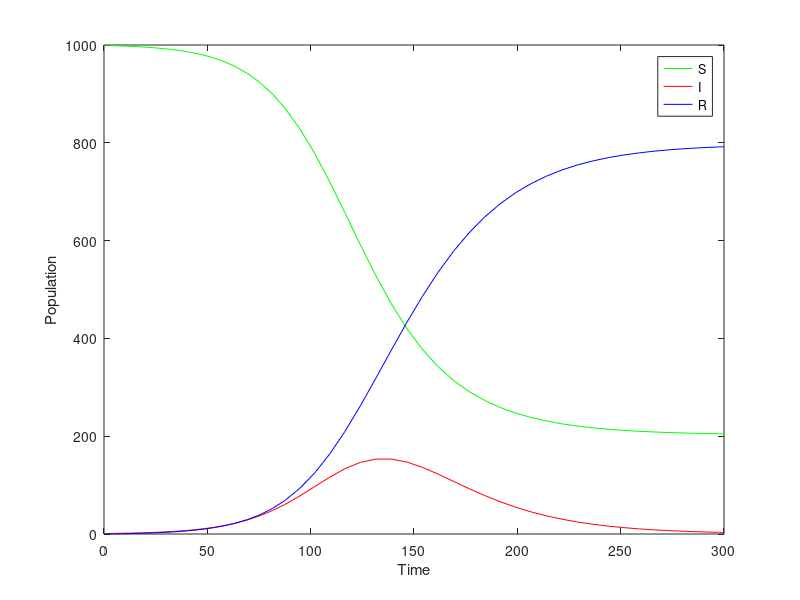

The MATLAB script that drew this image:
%sir
beta=0.1;
alpha=0.05;
N=1000;

tspan=[0 300];
x0=[999, 1, 0];

sir_eqn=@(t,x) [
- beta*x(1)*x(2)/N;
beta*x(1)*x(2)/N - alpha*x(2) ;
alpha*x(2) ;
];
[t, solution]=ode45(sir_eqn,tspan,x0);

plot(t,solution(:, 1), "-g" ,t,solution(:, 2), "-r" , t,solution(:, 3), "-b" );
legend('S', 'I', 'R')
xlabel('Time')
ylabel('Population')
